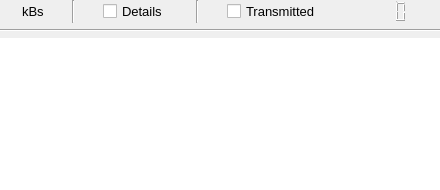
<?xml version="1.0" encoding="UTF-8"?>
<ui version="4.0">
 <class>TransmitConsole</class>
 <widget class="QWidget" name="TransmitConsole">
  <property name="geometry">
   <rect>
    <x>0</x>
    <y>0</y>
    <width>440</width>
    <height>190</height>
   </rect>
  </property>
  <property name="windowTitle">
   <string>Form</string>
  </property>
  <widget class="QWidget" name="verticalLayoutWidget">
   <property name="geometry">
    <rect>
     <x>0</x>
     <y>0</y>
     <width>441</width>
     <height>191</height>
    </rect>
   </property>
   <layout class="QVBoxLayout" name="verticalLayout">
    <item>
     <layout class="QHBoxLayout" name="horizontalLayout">
      <item>
       <widget class="QLabel" name="Speedlbl">
        <property name="sizePolicy">
         <sizepolicy hsizetype="Fixed" vsizetype="Fixed">
          <horstretch>0</horstretch>
          <verstretch>0</verstretch>
         </sizepolicy>
        </property>
        <property name="font">
         <font>
          <pointsize>10</pointsize>
         </font>
        </property>
        <property name="text">
         <string>kBs</string>
        </property>
       </widget>
      </item>
      <item>
       <widget class="Line" name="line_4">
        <property name="orientation">
         <enum>Qt::Vertical</enum>
        </property>
       </widget>
      </item>
      <item>
       <widget class="QCheckBox" name="detailsChkbox">
        <property name="sizePolicy">
         <sizepolicy hsizetype="Fixed" vsizetype="Fixed">
          <horstretch>0</horstretch>
          <verstretch>0</verstretch>
         </sizepolicy>
        </property>
        <property name="font">
         <font>
          <pointsize>10</pointsize>
         </font>
        </property>
        <property name="text">
         <string>Details</string>
        </property>
       </widget>
      </item>
      <item>
       <widget class="Line" name="line_2">
        <property name="orientation">
         <enum>Qt::Vertical</enum>
        </property>
       </widget>
      </item>
      <item>
       <widget class="QCheckBox" name="transmittedChkbox">
        <property name="sizePolicy">
         <sizepolicy hsizetype="Fixed" vsizetype="Fixed">
          <horstretch>0</horstretch>
          <verstretch>0</verstretch>
         </sizepolicy>
        </property>
        <property name="font">
         <font>
          <pointsize>10</pointsize>
         </font>
        </property>
        <property name="text">
         <string>Transmitted</string>
        </property>
       </widget>
      </item>
      <item>
       <widget class="QLCDNumber" name="transmittedlcdNumber">
        <property name="sizePolicy">
         <sizepolicy hsizetype="Fixed" vsizetype="Fixed">
          <horstretch>0</horstretch>
          <verstretch>0</verstretch>
         </sizepolicy>
        </property>
        <property name="font">
         <font>
          <pointsize>8</pointsize>
         </font>
        </property>
        <property name="frameShape">
         <enum>QFrame::NoFrame</enum>
        </property>
        <property name="frameShadow">
         <enum>QFrame::Raised</enum>
        </property>
        <property name="numDigits">
         <number>5</number>
        </property>
        <property name="digitCount">
         <number>5</number>
        </property>
       </widget>
      </item>
     </layout>
    </item>
    <item>
     <widget class="Line" name="line_3">
      <property name="orientation">
       <enum>Qt::Horizontal</enum>
      </property>
     </widget>
    </item>
    <item>
     <widget class="QListWidget" name="listWidget">
      <property name="frameShape">
       <enum>QFrame::NoFrame</enum>
      </property>
      <property name="frameShadow">
       <enum>QFrame::Plain</enum>
      </property>
      <property name="verticalScrollBarPolicy">
       <enum>Qt::ScrollBarAsNeeded</enum>
      </property>
      <property name="horizontalScrollBarPolicy">
       <enum>Qt::ScrollBarAsNeeded</enum>
      </property>
      <property name="autoScroll">
       <bool>true</bool>
      </property>
      <property name="editTriggers">
       <set>QAbstractItemView::NoEditTriggers</set>
      </property>
      <property name="alternatingRowColors">
       <bool>false</bool>
      </property>
      <property name="selectionMode">
       <enum>QAbstractItemView::NoSelection</enum>
      </property>
      <property name="flow">
       <enum>QListView::TopToBottom</enum>
      </property>
      <property name="resizeMode">
       <enum>QListView::Adjust</enum>
      </property>
      <property name="viewMode">
       <enum>QListView::ListMode</enum>
      </property>
      <property name="modelColumn">
       <number>0</number>
      </property>
      <property name="uniformItemSizes">
       <bool>true</bool>
      </property>
      <property name="selectionRectVisible">
       <bool>true</bool>
      </property>
     </widget>
    </item>
   </layout>
  </widget>
 </widget>
 <resources/>
 <connections/>
</ui>
